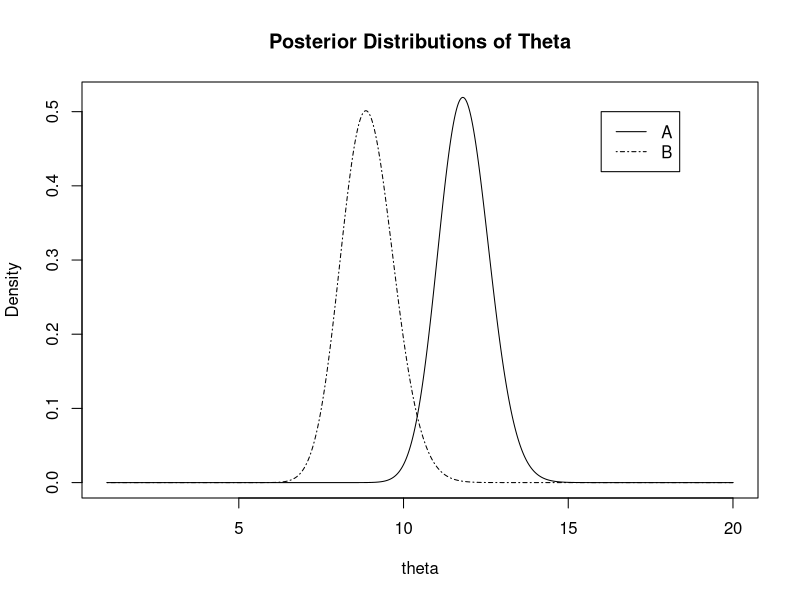
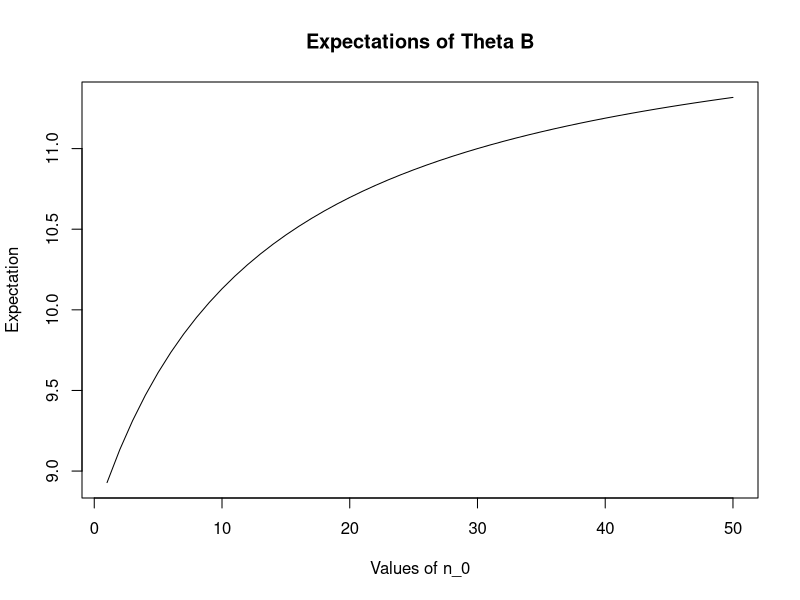
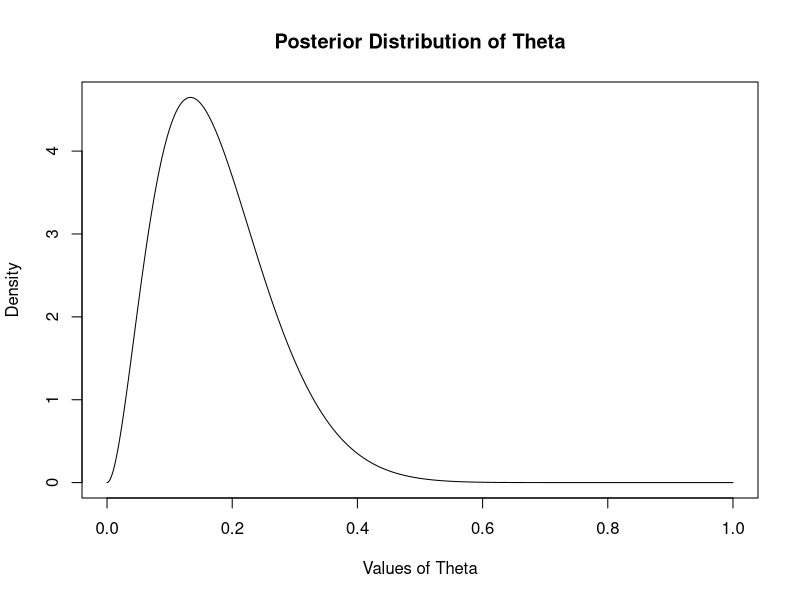
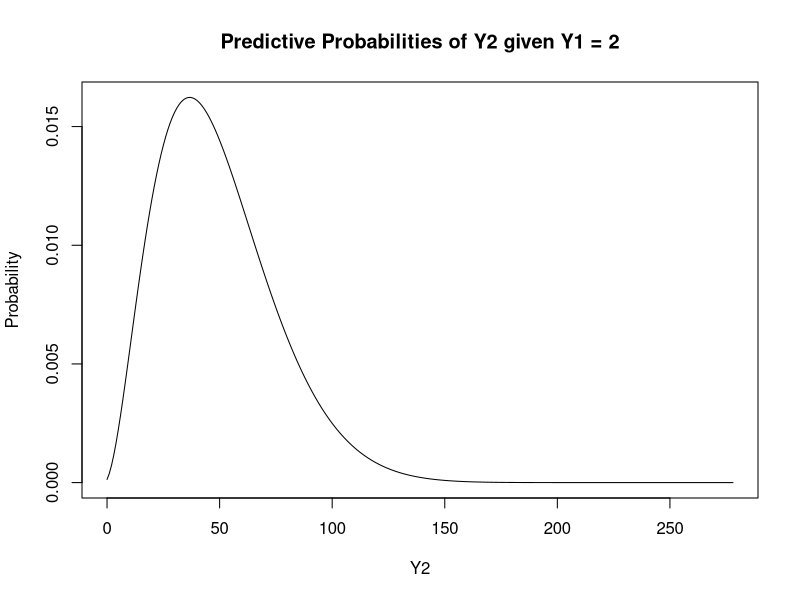
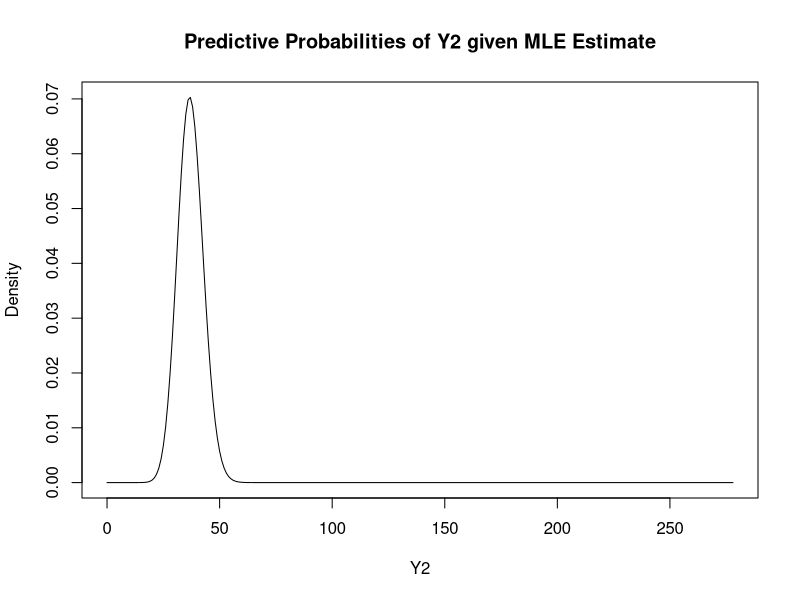
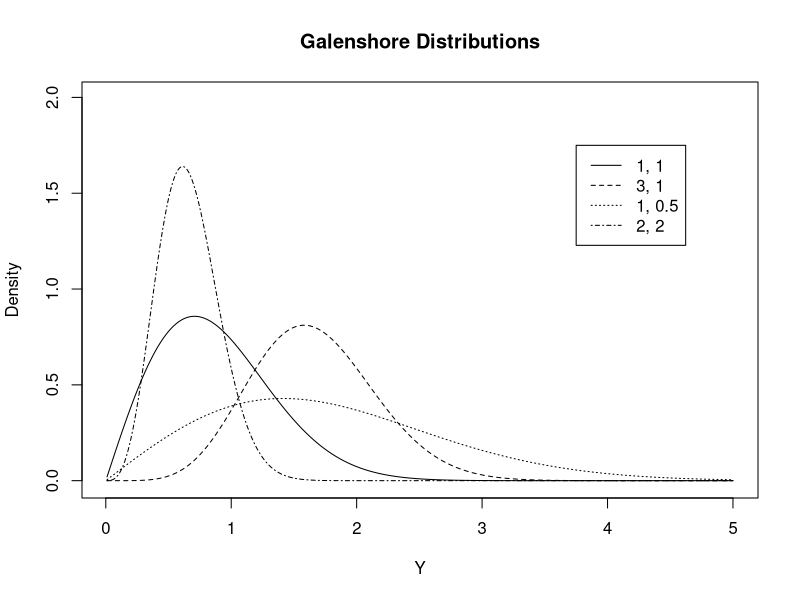

Here is the R script that generated these plots, in order:
## ---- chunk 1
knitr::opts_chunk$set(echo = TRUE)
## ---- chunk 2

# Data for y_a
y_a <- c(12, 9, 12, 14, 13, 13, 15, 8, 15, 6)

# Data for y_b
y_b <- c(11, 11, 10, 9, 9, 8, 7, 10, 6, 8, 8, 9, 7)

# Prior parameters for theta A ~ gamma(120, 10)
A_prior <- c(120,10)

# Prior parameters for theta B ~ gamma(12, 1)
B_prior <- c(12,1)

# Various values of theta
N <- seq(1,20,.01)

## ---- chunk 3

# Posterior distribution of theta A
posterior_a <- dgamma(N, shape = A_prior[1] + sum(y_a), rate = A_prior[2] + length(y_a))

# Posterior distribution of theta B
posterior_b <- dgamma(N, shape = B_prior[1] + sum(y_b), rate = B_prior[2] + length(y_b))

# Plot the posterior distributions of A and B
plot(N, posterior_a, type = 'l', xlab = 'theta', ylab = 'Density', main =
         "Posterior Distributions of Theta")
lines(N, posterior_b, type = 'l', lty = 4)
legend(16, .5, legend = c('A','B'), lty = c(1,4))


# Posterior mean of A
(A_prior[1] + sum(y_a)) / (A_prior[2] + length(y_a))

# Posterior variance of A
(A_prior[1] + sum(y_a)) / (A_prior[2] + length(y_a))^2

# 95% Conf Interval of Posterior mean A
qgamma( c(.025, .975), A_prior[1] + sum(y_a), rate = A_prior[2] + length(y_a))

# Posterior mean of B
(B_prior[1] + sum(y_b)) / (B_prior[2] + length(y_b))

# Posterior variance of B
(B_prior[1] + sum(y_b)) / (B_prior[2] + length(y_b))^2

# 95% Conf Interval of Posterior mean for B
qgamma( c(.025, .975), B_prior[1] + sum(y_b), rate = B_prior[2] + length(y_b))

## ---- chunk 4

# Vector of set of values (1, 2, ... , 50)
n_0 <- 1:50

# Posterior expectations given values of n_0
expectations <- (12*n_0 + sum(y_b)) / (n_0 + length(y_b))

# Plot posterior expectations over values of n_0
plot(n_0, expectations, type = "l", xlab = "Values of n_0", ylab = "Expectation", 
     main = "Expectations of Theta B")

## ---- chunk 5

n1 <- 15
y1 <- 2

alpha <- y1 + 1
beta <- n1 - y1 + 1

thetas <- seq(0,1,0.001)

post <- dbeta(thetas, alpha, beta)

plot(thetas, post, type = "l", xlab = "Values of Theta", ylab = "Density",
     main = "Posterior Distribution of Theta")

# Posterior mean
alpha / (alpha + beta)

# Posterior standard deviation
sqrt( (alpha*beta) / ((alpha+beta)^2 *(alpha+beta+1)) )

# Posterior mode
(alpha - 1) / (alpha + beta - 2)


## ---- chunk 6

pred_dist <- function(y2){
    
    prob <- choose(278, y2) * ( (beta(y2 + 3, 278 - y2 + 14)) / (beta(3, 14)))
    
    return(prob)
}

y2_range <- 0:278

plot(y2_range, pred_dist(y2_range), type = "l", xlab = "Y2", ylab = "Probability",
     main = "Predictive Probabilities of Y2 given Y1 = 2")

## ---- chunk 7

# Plot binomial density with  ~ Bin(y2, 278, 2/15)
plot(y2_range, dbinom(y2_range, 278, 2/15), type = "l", xlab = "Y2", ylab = "Density",
     main = "Predictive Probabilities of Y2 given MLE Estimate")

# Mean of the binomial distribution  -> np
278 * 2/15

#Standard deviation of this binomial distribution  -> sqrt(np(1-p))
sqrt(278 * 2/15 * (1 - 2/15))

## ---- chunk 8

pgalenshore <- function(y, a, theta){
    
    p <- (2/gamma(a)) * theta^(2*a) * y^(2*a-1) * exp(-1*theta^2 * y^2)
    
    return(p)
}

ys <- seq(.01, 5, 0.01)

plot(ys, pgalenshore(ys, 1, 1), type =  "l", xlab = "Y", ylab = "Density",
     main = "Galenshore Distributions", ylim = c(-.01,2))
lines(ys, pgalenshore(ys, 3, 1), lty = 2)
lines(ys, pgalenshore(ys, 1, .5), lty = 3)
lines(ys, pgalenshore(ys, 2, 2), lty = 4)
legend(3.75, 1.75, legend = c('1, 1','3, 1', "1, 0.5", "2, 2"),
       lty = c(1,2,3,4))

